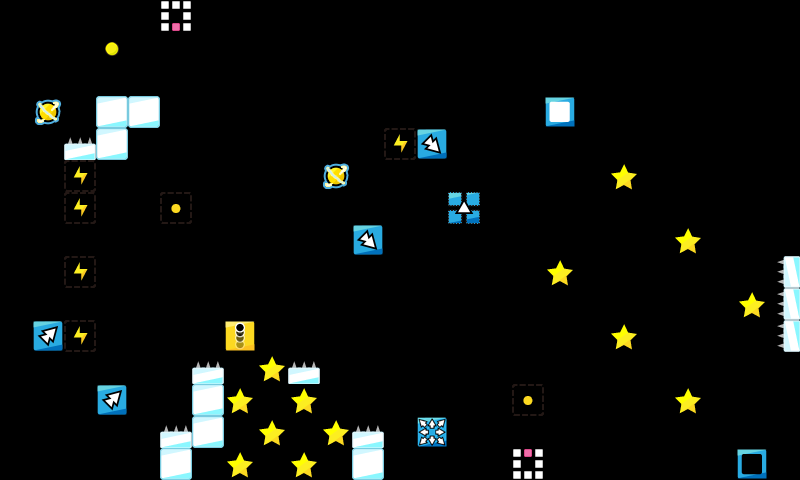

Below is a game level as drawn by its tile map, then a one-line description and the .tmx that defines it (tile-layer data replaced by summaries):
An orthogonal 25x15 tile map with 32x32 px tiles, 1 tile layer (map).

<map version="1.0" orientation="orthogonal" renderorder="right-down" width="25" height="15" tilewidth="32" tileheight="32" nextobjectid="1">
 <properties>
  <property name="ad" value="false" />
 </properties>
 <tileset firstgid="1" name="map_tiles" tilewidth="32" tileheight="32" tilecount="225" columns="15">
  <image source="../../img/map_tiles.png" width="480" height="480" />
 </tileset>
 <layer name="map" width="25" height="15">
  <data>[375 cells, 49 non-empty, 16 distinct tile ids]</data>
 </layer>
 <objectgroup color="#ffffff" name="Object Layer 1" />
</map>
